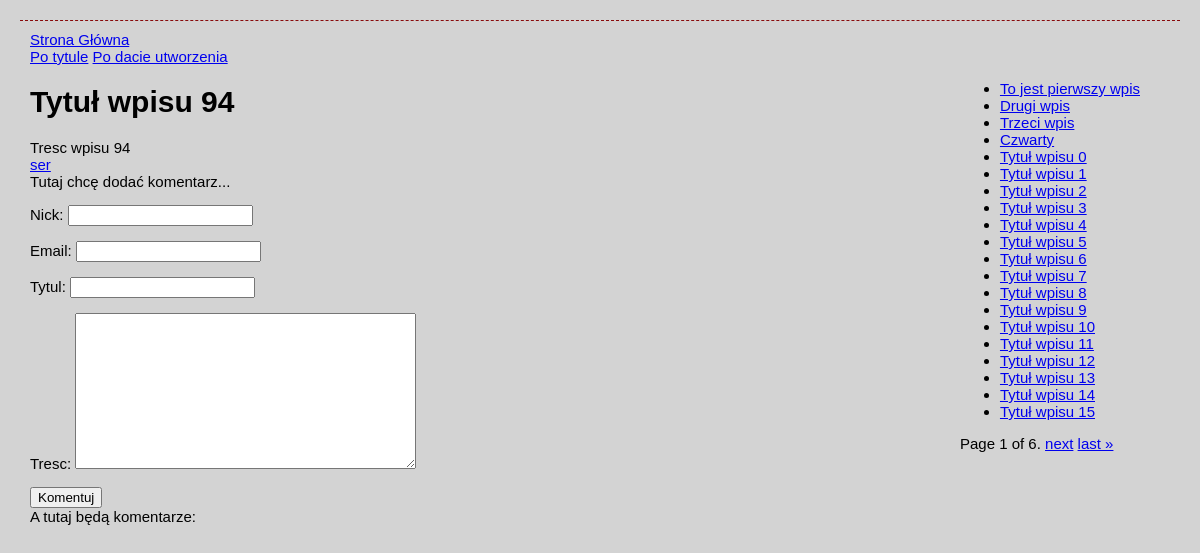
Screenshot of /blog/wpisy2/99 with the database file from the repository.
### blog/models.py (models this page shows, shortened)
class TimestampModel(models.Model):
    created = models.DateTimeField(auto_now_add=True)
    modified = models.DateTimeField(auto_now=True)
    class Meta:
        abstract = True

class Wpis(TimestampModel):
    tytul = models.CharField(max_length=200)
    tresc = models.TextField()
    tagi = models.ManyToManyField(Tag, blank=True)
    class Meta:
        verbose_name_plural = "Wpisy"

class Tag(models.Model):
    nazwa = models.CharField(max_length=200, unique=True)
    class Meta:
        verbose_name_plural = "Tagi"

### blog/views.py (the view)
# urls.py: path('blog/wpisy2/<id_wpisu>', details_with_form, name='szczegoly-wpisu2'),  # użycie forms.Form
def details_with_form(request, id_wpisu):
    errors = ""
    wpis = Wpis.objects.get(pk=id_wpisu)
    if request.method == 'POST':
        form = FormKomentarz(request.POST)
        if form.is_valid():
            obj = form.save(commit=False)
            obj.wpis_id = wpis.id
            obj.save()
    else:
        form = FormKomentarz()
    tagi = wpis.tagi.all()
    wpisy = Wpis.objects.all()
    paginator = Paginator(wpisy, 20)  # pokaż 1 wpisie na stronie
    page = request.GET.get('page')
    wpisy = paginator.get_page(page)
    return render(
        request=request,
        template_name='blog/index2.html',
        context={
            'wybrany_wpis': wpis,
            'wpisy': wpisy,
            'page': page,
            'tagi': tagi,
            'form': form,
            'errors': errors
        }
    )

### comments/forms.py
class FormKomentarz(forms.Form):
    nick = forms.CharField()
    email = forms.EmailField()
    tytul = forms.CharField()
    tresc = forms.CharField(widget=forms.Textarea())

### blog/templates/blog/index2.html (shortened to what this page needs)
{% extends 'base.html' %}
{% block lista_wpisow %}
<div class="filters">
    <a href="{% url 'wpisy-main' %}?orderby=tytul">Po tytule</a>
    <a href="{% url 'wpisy-main' %}?orderby=created">Po dacie utworzenia</a>
</div>
<div class="sidebar">
    <div class="lista_wpisow">
        <ul>
            {% for wpis in wpisy %}
            <li><a href="{% url 'szczegoly-wpisu' id_wpisu=wpis.id %}?page={{page}}">{{ wpis.tytul }}</a></li>
            {% endfor %}
        </ul>
    </div>
    <div class="pagination">
        <span class="step-links">
            <span class="current">
                Page {{ wpisy.number }} of {{ wpisy.paginator.num_pages }}.
            </span>
            {% if wpisy.has_next %}
                <a href="?page={{ wpisy.next_page_number }}">next</a>
                <a href="?page={{ wpisy.paginator.num_pages }}">last &raquo;</a>
            {% endif %}
        </span>
    </div>
</div>
{% endblock %}
{% block wpis %}
<div class="wpis">
    <h1>{{ wybrany_wpis.tytul }}</h1>
    <div class="tresc_wpisu">{{ wybrany_wpis.tresc }}</div>
    <div class="tag_list">
        {% for tag in tagi %}
        <a href="{% url 'wpisy-po-tagu' nazwa_taga=tag.nazwa %}">{{ tag.nazwa }}</a>
        {% endfor %}
    </div>
</div>
Tutaj chcę dodać komentarz...
<form method="POST" action="{% url 'szczegoly-wpisu2' id_wpisu=wybrany_wpis.id %}">
    {{ form.as_p }}
    <button type="submit">Komentuj</button>
</form>
A tutaj będą komentarze:
{% endblock %}

### blog/static/blog/style.css (style rules this page uses)
body { margin: 20px; padding: 10px; background-color: lightgray; font: 15px 'Trebuchet MS', Arial, Helvetica, sanf-serif; color: black; border-top: 1px #880a0b dashed; }
.sidebar { float: right; padding-right: 30px; }

### rows the page displays
Wpis: tytul "To jest pierwszy wpis"
Wpis: tytul "Drugi wpis"
Wpis: tytul "Trzeci wpis"
Wpis: tytul "Czwarty"
Wpis: tytul "Tytuł wpisu 0"
Wpis: tytul "Tytuł wpisu 1"
Wpis: tytul "Tytuł wpisu 2"
Wpis: tytul "Tytuł wpisu 3"
Wpis: tytul "Tytuł wpisu 4"
Wpis: tytul "Tytuł wpisu 5"
Wpis: tytul "Tytuł wpisu 6"
Wpis: tytul "Tytuł wpisu 7"
Wpis: tytul "Tytuł wpisu 8"
Wpis: tytul "Tytuł wpisu 9"
Wpis: tytul "Tytuł wpisu 10"
Wpis: tytul "Tytuł wpisu 11"
Wpis: tytul "Tytuł wpisu 12"
Wpis: tytul "Tytuł wpisu 13"
Wpis: tytul "Tytuł wpisu 14"
Wpis: tytul "Tytuł wpisu 15"
Wpis: tytul "Tytuł wpisu 94", tresc "Tresc wpisu 94"
Tag: nazwa "ser"

### other values shown
{{ wpisy.number }} "1"
{{ wpisy.paginator.num_pages }} "6"
